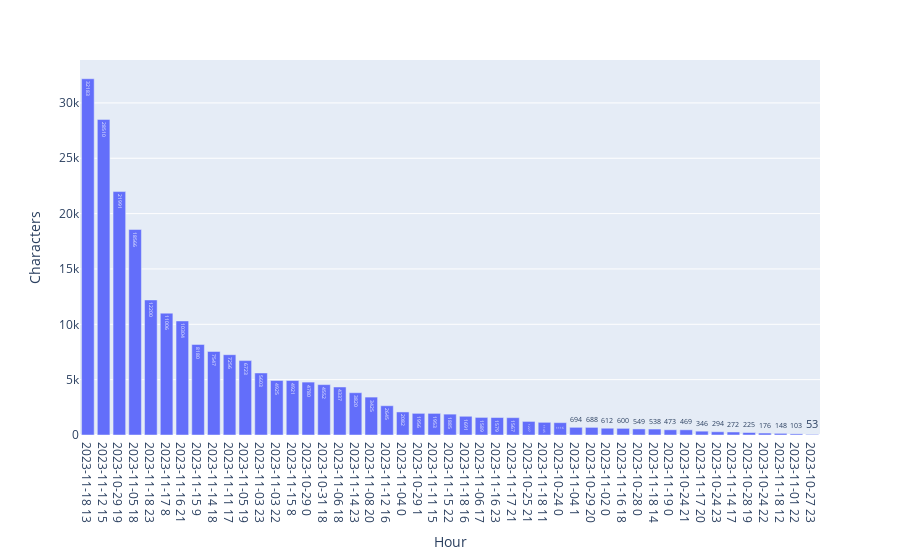

This figure's notebook cell:
### Code cell
fig_top_hours_by_characters = px.bar(df_top_hours_by_characters, 
x = 'Hour', y = 'Characters', text = 'Characters')
fig_top_hours_by_characters.update_xaxes(type = 'category')
fig_top_hours_by_characters.write_html('Analyses/top_hours_by_characters.html')
fig_top_hours_by_characters.write_image(
    'Analyses/top_hours_by_characters.png', 
    width = 1920, height = 1080, engine = 'kaleido', scale = 2)
fig_top_hours_by_characters

### Figure 1 — Plotly figure (JSON) as saved in the notebook; plotly's stock layout.template omitted (floating-point values rounded to 4 significant figures)
{"data": [{"alignmentgroup": "True", "hovertemplate": "Hour=%{x}<br>Characters=%{text}<extra></extra>", "legendgroup": "", "marker": {"color": "#636efa", "pattern": {"shape": ""}}, "name": "", "offsetgroup": "", "orientation": "v", "showlegend": false, "text": [32183, 28510, 21991, 18566, 12200, 11006, 10304, 8180, 7547, 7256, 6723, 5603, 4925, 4921, 4780, 4552, 4337, 3820, 3425, 2645, 2082, 1956, 1953, 1885, 1691, 1589, 1579, 1567, 1227, 1145, 1116, 694, 688, 612, 600, 549, 538, 473, 469, 346, 294, 272, 225, 176, 148, 103, 53], "textposition": "auto", "type": "bar", "x": ["2023-11-18 13", "2023-11-12 15", "2023-10-29 19", "2023-11-05 18", "2023-11-18 23", "2023-11-17 8", "2023-11-16 21", "2023-11-15 9", "2023-11-14 18", "2023-11-11 17", "2023-11-05 19", "2023-11-03 23", "2023-11-03 22", "2023-11-15 8", "2023-10-29 0", "2023-10-31 18", "2023-11-06 18", "2023-11-14 23", "2023-11-08 20", "2023-11-12 16", "2023-11-04 0", "2023-10-29 1", "2023-11-11 15", "2023-11-15 22", "2023-11-18 16", "2023-11-06 17", "2023-11-16 23", "2023-11-17 21", "2023-10-25 21", "2023-11-18 11", "2023-10-24 0", "2023-11-04 1", "2023-10-29 20", "2023-11-02 0", "2023-11-16 18", "2023-10-28 0", "2023-11-18 14", "2023-11-19 0", "2023-10-24 21", "2023-11-17 20", "2023-10-24 23", "2023-11-14 17", "2023-10-28 19", "2023-10-24 22", "2023-11-18 12", "2023-11-01 22", "2023-10-27 23"], "xaxis": "x", "y": [32183, 28510, 21991, 18566, 12200, 11006, 10304, 8180, 7547, 7256, 6723, 5603, 4925, 4921, 4780, 4552, 4337, 3820, 3425, 2645, 2082, 1956, 1953, 1885, 1691, 1589, 1579, 1567, 1227, 1145, 1116, 694, 688, 612, 600, 549, 538, 473, 469, 346, 294, 272, 225, 176, 148, 103, 53], "yaxis": "y"}], "layout": {"barmode": "relative", "legend": {"tracegroupgap": 0}, "margin": {"t": 60}, "xaxis": {"anchor": "y", "domain": [0, 1], "title": {"text": "Hour"}, "type": "category"}, "yaxis": {"anchor": "x", "domain": [0, 1], "title": {"text": "Characters"}}}}
